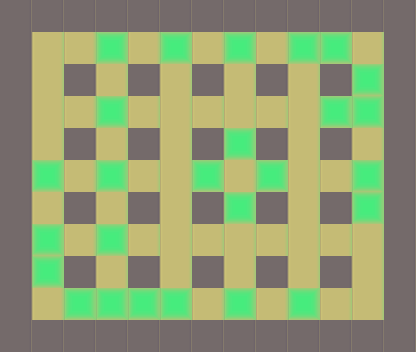

This game map was drawn from its Tiled (.tmx) file and the tilesets committed beside it. A one-line description and the full map source follow:
An orthogonal 13x11 tile map with 32x32 px tiles, 2 tile layers (base, piedras).

<map version="1.0" orientation="orthogonal" renderorder="right-down" width="13" height="11" tilewidth="32" tileheight="32" nextobjectid="1">
 <properties>
  <property name="nombre" value="Nivel 3" />
 </properties>
 <tileset firstgid="1" name="tile" tilewidth="32" tileheight="32" tilecount="3">
  <image source="../tilebase.png" width="96" height="32" />
  <terraintypes>
   <terrain name="New Terrain" tile="-1" />
  </terraintypes>
 </tileset>
 <layer name="base" width="13" height="11">
  <data>
   <tile gid="1" />
   <tile gid="1" />
   <tile gid="1" />
   <tile gid="1" />
   <tile gid="1" />
   <tile gid="1" />
   <tile gid="1" />
   <tile gid="1" />
   <tile gid="1" />
   <tile gid="1" />
   <tile gid="1" />
   <tile gid="1" />
   <tile gid="1" />
   <tile gid="1" />
   <tile gid="2" />
   <tile gid="2" />
   <tile gid="2" />
   <tile gid="2" />
   <tile gid="2" />
   <tile gid="2" />
   <tile gid="2" />
   <tile gid="2" />
   <tile gid="2" />
   <tile gid="2" />
   <tile gid="2" />
   <tile gid="1" />
   <tile gid="1" />
   <tile gid="2" />
   <tile gid="1" />
   <tile gid="2" />
   <tile gid="1" />
   <tile gid="2" />
   <tile gid="1" />
   <tile gid="2" />
   <tile gid="1" />
   <tile gid="2" />
   <tile gid="1" />
   <tile gid="2" />
   <tile gid="1" />
   <tile gid="1" />
   <tile gid="2" />
   <tile gid="2" />
   <tile gid="2" />
   <tile gid="2" />
   <tile gid="2" />
   <tile gid="2" />
   <tile gid="2" />
   <tile gid="2" />
   <tile gid="2" />
   <tile gid="2" />
   <tile gid="2" />
   <tile gid="1" />
   <tile gid="1" />
   <tile gid="2" />
   <tile gid="1" />
   <tile gid="2" />
   <tile gid="1" />
   <tile gid="2" />
   <tile gid="1" />
   <tile gid="2" />
   <tile gid="1" />
   <tile gid="2" />
   <tile gid="1" />
   <tile gid="2" />
   <tile gid="1" />
   <tile gid="1" />
   <tile gid="2" />
   <tile gid="2" />
   <tile gid="2" />
   <tile gid="2" />
   <tile gid="2" />
   <tile gid="2" />
   <tile gid="2" />
   <tile gid="2" />
   <tile gid="2" />
   <tile gid="2" />
   <tile gid="2" />
   <tile gid="1" />
   <tile gid="1" />
   <tile gid="2" />
   <tile gid="1" />
   <tile gid="2" />
   <tile gid="1" />
   <tile gid="2" />
   <tile gid="1" />
   <tile gid="2" />
   <tile gid="1" />
   <tile gid="2" />
   <tile gid="1" />
   <tile gid="2" />
   <tile gid="1" />
   <tile gid="1" />
   <tile gid="2" />
   <tile gid="2" />
   <tile gid="2" />
   <tile gid="2" />
   <tile gid="2" />
   <tile gid="2" />
   <tile gid="2" />
   <tile gid="2" />
   <tile gid="2" />
   <tile gid="2" />
   <tile gid="2" />
   <tile gid="1" />
   <tile gid="1" />
   <tile gid="2" />
   <tile gid="1" />
   <tile gid="2" />
   <tile gid="1" />
   <tile gid="2" />
   <tile gid="1" />
   <tile gid="2" />
   <tile gid="1" />
   <tile gid="2" />
   <tile gid="1" />
   <tile gid="2" />
   <tile gid="1" />
   <tile gid="1" />
   <tile gid="2" />
   <tile gid="2" />
   <tile gid="2" />
   <tile gid="2" />
   <tile gid="2" />
   <tile gid="2" />
   <tile gid="2" />
   <tile gid="2" />
   <tile gid="2" />
   <tile gid="2" />
   <tile gid="2" />
   <tile gid="1" />
   <tile gid="1" />
   <tile gid="1" />
   <tile gid="1" />
   <tile gid="1" />
   <tile gid="1" />
   <tile gid="1" />
   <tile gid="1" />
   <tile gid="1" />
   <tile gid="1" />
   <tile gid="1" />
   <tile gid="1" />
   <tile gid="1" />
   <tile gid="1" />
  </data>
 </layer>
 <layer name="piedras" width="13" height="11">
  <data>
   <tile gid="0" />
   <tile gid="0" />
   <tile gid="0" />
   <tile gid="0" />
   <tile gid="0" />
   <tile gid="0" />
   <tile gid="0" />
   <tile gid="0" />
   <tile gid="0" />
   <tile gid="0" />
   <tile gid="0" />
   <tile gid="0" />
   <tile gid="0" />
   <tile gid="0" />
   <tile gid="0" />
   <tile gid="0" />
   <tile gid="3" />
   <tile gid="0" />
   <tile gid="3" />
   <tile gid="0" />
   <tile gid="3" />
   <tile gid="0" />
   <tile gid="3" />
   <tile gid="3" />
   <tile gid="0" />
   <tile gid="0" />
   <tile gid="0" />
   <tile gid="0" />
   <tile gid="0" />
   <tile gid="0" />
   <tile gid="0" />
   <tile gid="0" />
   <tile gid="0" />
   <tile gid="0" />
   <tile gid="0" />
   <tile gid="0" />
   <tile gid="0" />
   <tile gid="3" />
   <tile gid="0" />
   <tile gid="0" />
   <tile gid="0" />
   <tile gid="0" />
   <tile gid="3" />
   <tile gid="0" />
   <tile gid="0" />
   <tile gid="0" />
   <tile gid="0" />
   <tile gid="0" />
   <tile gid="0" />
   <tile gid="3" />
   <tile gid="3" />
   <tile gid="0" />
   <tile gid="0" />
   <tile gid="0" />
   <tile gid="0" />
   <tile gid="0" />
   <tile gid="0" />
   <tile gid="0" />
   <tile gid="0" />
   <tile gid="3" />
   <tile gid="0" />
   <tile gid="0" />
   <tile gid="0" />
   <tile gid="0" />
   <tile gid="0" />
   <tile gid="0" />
   <tile gid="3" />
   <tile gid="0" />
   <tile gid="3" />
   <tile gid="0" />
   <tile gid="0" />
   <tile gid="3" />
   <tile gid="0" />
   <tile gid="3" />
   <tile gid="0" />
   <tile gid="0" />
   <tile gid="3" />
   <tile gid="0" />
   <tile gid="0" />
   <tile gid="0" />
   <tile gid="0" />
   <tile gid="0" />
   <tile gid="0" />
   <tile gid="0" />
   <tile gid="0" />
   <tile gid="3" />
   <tile gid="0" />
   <tile gid="0" />
   <tile gid="0" />
   <tile gid="3" />
   <tile gid="0" />
   <tile gid="0" />
   <tile gid="3" />
   <tile gid="0" />
   <tile gid="3" />
   <tile gid="0" />
   <tile gid="0" />
   <tile gid="0" />
   <tile gid="0" />
   <tile gid="0" />
   <tile gid="0" />
   <tile gid="0" />
   <tile gid="0" />
   <tile gid="0" />
   <tile gid="0" />
   <tile gid="3" />
   <tile gid="0" />
   <tile gid="0" />
   <tile gid="0" />
   <tile gid="0" />
   <tile gid="0" />
   <tile gid="0" />
   <tile gid="0" />
   <tile gid="0" />
   <tile gid="0" />
   <tile gid="0" />
   <tile gid="0" />
   <tile gid="0" />
   <tile gid="0" />
   <tile gid="3" />
   <tile gid="3" />
   <tile gid="3" />
   <tile gid="3" />
   <tile gid="0" />
   <tile gid="3" />
   <tile gid="0" />
   <tile gid="3" />
   <tile gid="0" />
   <tile gid="0" />
   <tile gid="0" />
   <tile gid="0" />
   <tile gid="0" />
   <tile gid="0" />
   <tile gid="0" />
   <tile gid="0" />
   <tile gid="0" />
   <tile gid="0" />
   <tile gid="0" />
   <tile gid="0" />
   <tile gid="0" />
   <tile gid="0" />
   <tile gid="0" />
   <tile gid="0" />
  </data>
 </layer>
</map>
